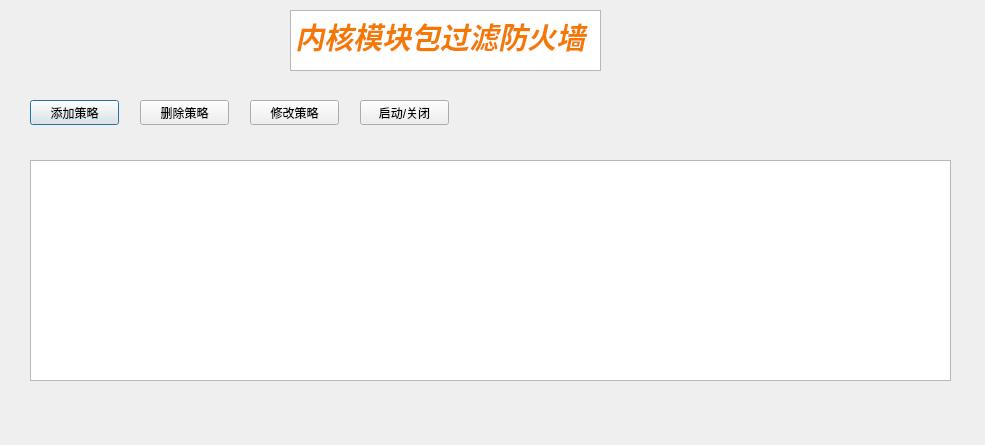
<?xml version="1.0" encoding="UTF-8"?>
<ui version="4.0">
 <class>screen</class>
 <widget class="QDialog" name="screen">
  <property name="geometry">
   <rect>
    <x>0</x>
    <y>0</y>
    <width>985</width>
    <height>445</height>
   </rect>
  </property>
  <property name="windowTitle">
   <string>Dialog</string>
  </property>
  <widget class="QTextBrowser" name="textBrowser">
   <property name="geometry">
    <rect>
     <x>290</x>
     <y>10</y>
     <width>311</width>
     <height>61</height>
    </rect>
   </property>
   <property name="html">
    <string>&lt;!DOCTYPE HTML PUBLIC &quot;-//W3C//DTD HTML 4.0//EN&quot; &quot;http://www.w3.org/TR/REC-html40/strict.dtd&quot;&gt;
&lt;html&gt;&lt;head&gt;&lt;meta name=&quot;qrichtext&quot; content=&quot;1&quot; /&gt;&lt;style type=&quot;text/css&quot;&gt;
p, li { white-space: pre-wrap; }
&lt;/style&gt;&lt;/head&gt;&lt;body style=&quot; font-family:'Ubuntu'; font-size:11pt; font-weight:400; font-style:normal;&quot;&gt;
&lt;p style=&quot; margin-top:0px; margin-bottom:0px; margin-left:0px; margin-right:0px; -qt-block-indent:0; text-indent:0px;&quot;&gt;&lt;span style=&quot; font-size:22pt; font-weight:600; font-style:italic; color:#f57900;&quot;&gt;内核模块包过滤防火墙&lt;/span&gt;&lt;/p&gt;&lt;/body&gt;&lt;/html&gt;</string>
   </property>
  </widget>
  <widget class="QPushButton" name="addrule">
   <property name="geometry">
    <rect>
     <x>30</x>
     <y>100</y>
     <width>89</width>
     <height>25</height>
    </rect>
   </property>
   <property name="text">
    <string>添加策略</string>
   </property>
  </widget>
  <widget class="QTableView" name="tableView">
   <property name="geometry">
    <rect>
     <x>30</x>
     <y>160</y>
     <width>921</width>
     <height>221</height>
    </rect>
   </property>
   <property name="editTriggers">
    <set>QAbstractItemView::NoEditTriggers</set>
   </property>
  </widget>
  <widget class="QPushButton" name="delrule">
   <property name="geometry">
    <rect>
     <x>140</x>
     <y>100</y>
     <width>89</width>
     <height>25</height>
    </rect>
   </property>
   <property name="text">
    <string>删除策略</string>
   </property>
  </widget>
  <widget class="QPushButton" name="alterrule">
   <property name="geometry">
    <rect>
     <x>250</x>
     <y>100</y>
     <width>89</width>
     <height>25</height>
    </rect>
   </property>
   <property name="text">
    <string>修改策略</string>
   </property>
  </widget>
  <widget class="QPushButton" name="on_off">
   <property name="geometry">
    <rect>
     <x>360</x>
     <y>100</y>
     <width>89</width>
     <height>25</height>
    </rect>
   </property>
   <property name="text">
    <string>启动/关闭</string>
   </property>
  </widget>
 </widget>
 <resources/>
 <connections/>
</ui>
